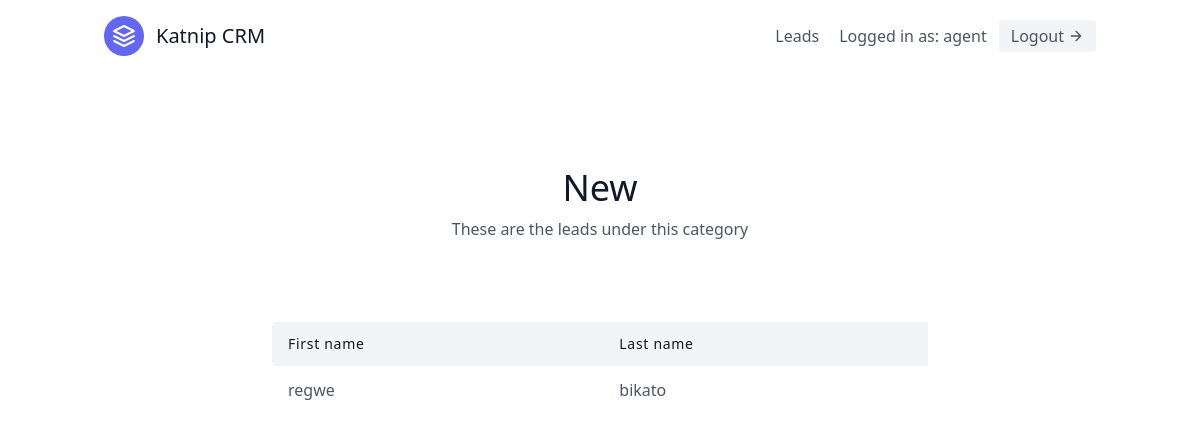
The app's page /leads/categories/1/ (signed in) with its own data.
### leads/models.py (models this page shows, shortened)
class User(AbstractUser):
    is_organiser = models.BooleanField(default=True)
    is_agent = models.BooleanField(default=False)

class Category(models.Model):
    name = models.CharField(max_length=30)
    organisation = models.ForeignKey(UserProfile, on_delete=models.CASCADE)

class Lead(models.Model):
    first_name = models.CharField(max_length=20)
    last_name = models.CharField(max_length=20)
    notes = models.TextField()
    age = models.IntegerField(default=0)
    agent = models.ForeignKey(
        "Agent", on_delete=models.SET_NULL, null=True, blank=True
    )
    organisation = models.ForeignKey(
        UserProfile, on_delete=models.CASCADE
    )
    category = models.ForeignKey(
        "Category", related_name="leads",on_delete=models.SET_NULL, null=True, blank=True
    )

### leads/views.py (the view)
# urls.py: path("categories/<int:pk>/", CategoryDetailView.as_view(), name="category-detail"),
class CategoryDetailView(LoginRequiredMixin, DetailView):
    template_name = "leads/category_detail.html"
    context_object_name = "category"
    def get_context_data(self, **kwargs):
        context = super(CategoryDetailView, self).get_context_data(**kwargs)
        leads = self.get_object().leads.all()
        context.update({"leads": leads})
        return context
    def get_queryset(self):
        user = self.request.user
        if user.is_organiser:
            queryset = Category.objects.filter(
                organisation=user.userprofile,
            )
        else:
            queryset = Category.objects.filter(
                organisation=user.agent.organisation,
            )
        return queryset

### leads/templates/leads/category_detail.html
{% extends 'base.html' %}
{% block content %}
<section class="text-gray-600 body-font">
  <div class="container px-5 py-24 mx-auto">
    <div class="flex flex-col text-center w-full mb-20">
      <h1 class="sm:text-4xl text-3xl font-medium title-font mb-2 text-gray-900">{{ category.name }}</h1>
      <p class="lg:w-2/3 mx-auto leading-relaxed text-base">These are the leads under this category</p>
    </div>
    <div class="lg:w-2/3 w-full mx-auto overflow-auto">
      <table class="table-auto w-full text-left whitespace-no-wrap">
        <thead>
          <tr>
            <th class="px-4 py-3 title-font tracking-wider font-medium text-gray-900 text-sm bg-gray-100 rounded-tl rounded-bl">First name</th>
            <th class="px-4 py-3 title-font tracking-wider font-medium text-gray-900 text-sm bg-gray-100">Last name</th>
          </tr>
        </thead>
        <tbody>
            {% for lead in leads  %}
                <tr>
                    <td class="px-4 py-3">
                      <a class="hover:text-blue-500" href="{% url 'leads:lead-detail' lead.pk %}">{{ lead.first_name }}</a>
                    </td>
                    <td class="px-4 py-3">{{ lead.last_name }}</td>
                </tr>
            {% endfor %}
        </tbody>
      </table>
    </div>
</section>
{% endblock content %}

### templates/navbar.html (shortened to what this page needs)
<header class="text-gray-600 body-font">
  <div class="container mx-auto flex flex-wrap p-4 flex-col md:flex-row items-center">
    <a href="{% url 'landing_page' %}" class="flex title-font font-medium items-center text-gray-900 mb-4 md:mb-0">
      <svg xmlns="http://www.w3.org/2000/svg" fill="none" stroke="currentColor" stroke-linecap="round"
        stroke-linejoin="round" stroke-width="2" class="w-10 h-10 text-white p-2 bg-indigo-500 rounded-full"
        viewBox="0 0 24 24">
        <path d="M12 2L2 7l10 5 10-5-10-5zM2 17l10 5 10-5M2 12l10 5 10-5"></path>
      </svg>
      <span class="ml-3 text-xl">Katnip CRM</span>
    </a>
    <nav class="md:ml-auto flex flex-wrap items-center text-base justify-center">
      {% if not request.user.is_authenticated %}
        <a href="{% url 'signup' %}" class="mr-5 hover:text-gray-900">Sign Up</a>
      {% else %}
      <a href="{% url 'leads:lead-list' %}" class="mr-5 hover:text-gray-900">Leads</a>
      {% endif %}
    </nav>
    {% if request.user.is_authenticated %}
      Logged in as:  {{ request.user.username }}
      <a href="{% url 'logout' %}"
        class="ml-3 inline-flex items-center bg-gray-100 border-0 py-1 px-3 focus:outline-none hover:bg-gray-200 rounded text-base mt-4 md:mt-0">Logout
        <svg fill="none" stroke="currentColor" stroke-linecap="round" stroke-linejoin="round" stroke-width="2"
          class="w-4 h-4 ml-1" viewBox="0 0 24 24">
          <path d="M5 12h14M12 5l7 7-7 7"></path>
        </svg>
      </a>
    {% endif %}
  </div>
</header>

### records on screen
User: user.username "agent"
Category: name "New"
Lead: first_name "regwe", last_name "bikato"
